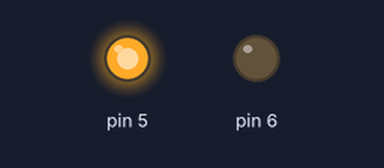
The sketch below on a simulated Arduino Uno, built with avr-gcc and run on an emulated ATmega328P. Shown: output pins drawn as LEDs (lit = HIGH).

Above: at 1.5 s.
At 3.5 s:
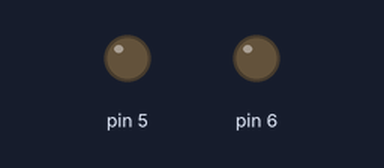
Timing chart, 0 to 5.2 s (numbered marks = the images above):
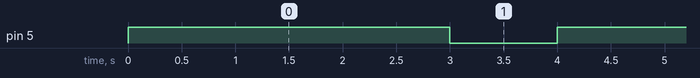

Measured:
- by itself, pin 5: alternates HIGH for 3.0 s and LOW for 1.0 s

The sketch:

ders_10_motor_kontrol.ino
```cpp
// Basit - doğrudan pin numaralarıyla
void setup() {
  pinMode(5, OUTPUT); // 5 numaralı pini çıkış yap
  pinMode(6, OUTPUT); // 6 numaralı pini çıkış yap
}

void loop() {
  digitalWrite(5, HIGH); // 5 numaralı pin HIGH -> motor çalışır
  digitalWrite(6, LOW);  // 6 numaralı pin LOW
  delay(3000);           // 3 saniye dönsün

  // durdur
  digitalWrite(5, LOW);
  digitalWrite(6, LOW);
  delay(1000); // 1 saniye bekle
}
```
